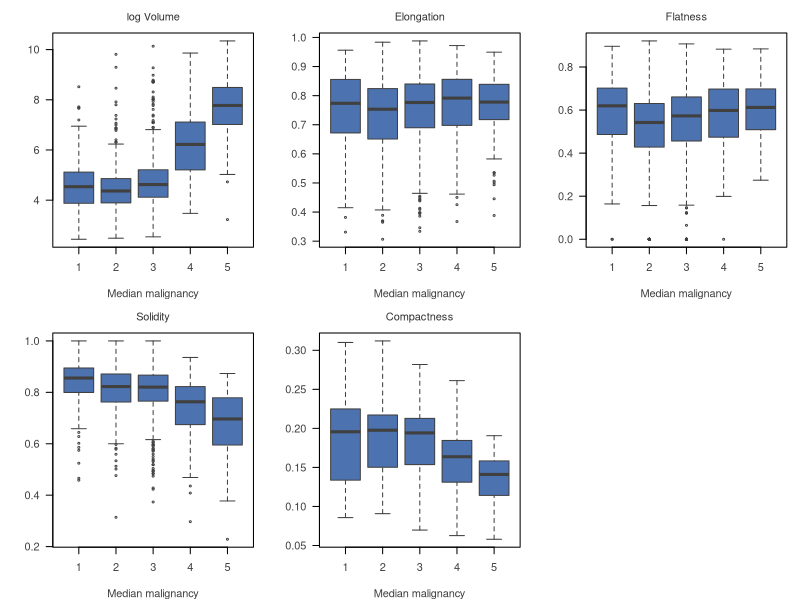

The R source for this figure:
# Run from the repository root:
#   Rscript codes/plots/data-description/features-by-grade.R

nod <- read.csv("data/processed/nodules_train_trimmed.csv", stringsAsFactors = FALSE)

GEOM <- c("log_volume", "elongation", "flatness", "solidity", "compactness")
LABELS <- c(log_volume = "log Volume", elongation = "Elongation",
            flatness = "Flatness", solidity = "Solidity",
            compactness = "Compactness")
BLUE <- "#4c72b0"

pdf("codes/plots/data-description/features-by-grade.pdf", width = 10, height = 5.5)
par(mfrow = c(2, 3), mar = c(4, 4, 2.5, 1), las = 1, col.axis = "gray25", col.lab = "gray25", font.main = 1, cex.main = 1, col.main = "gray20")
for (v in GEOM)
  boxplot(nod[[v]] ~ nod$mal_median, col = BLUE, border = "gray25",
          outcex = 0.4, main = LABELS[[v]], xlab = "Median malignancy", ylab = "")
invisible(dev.off())
